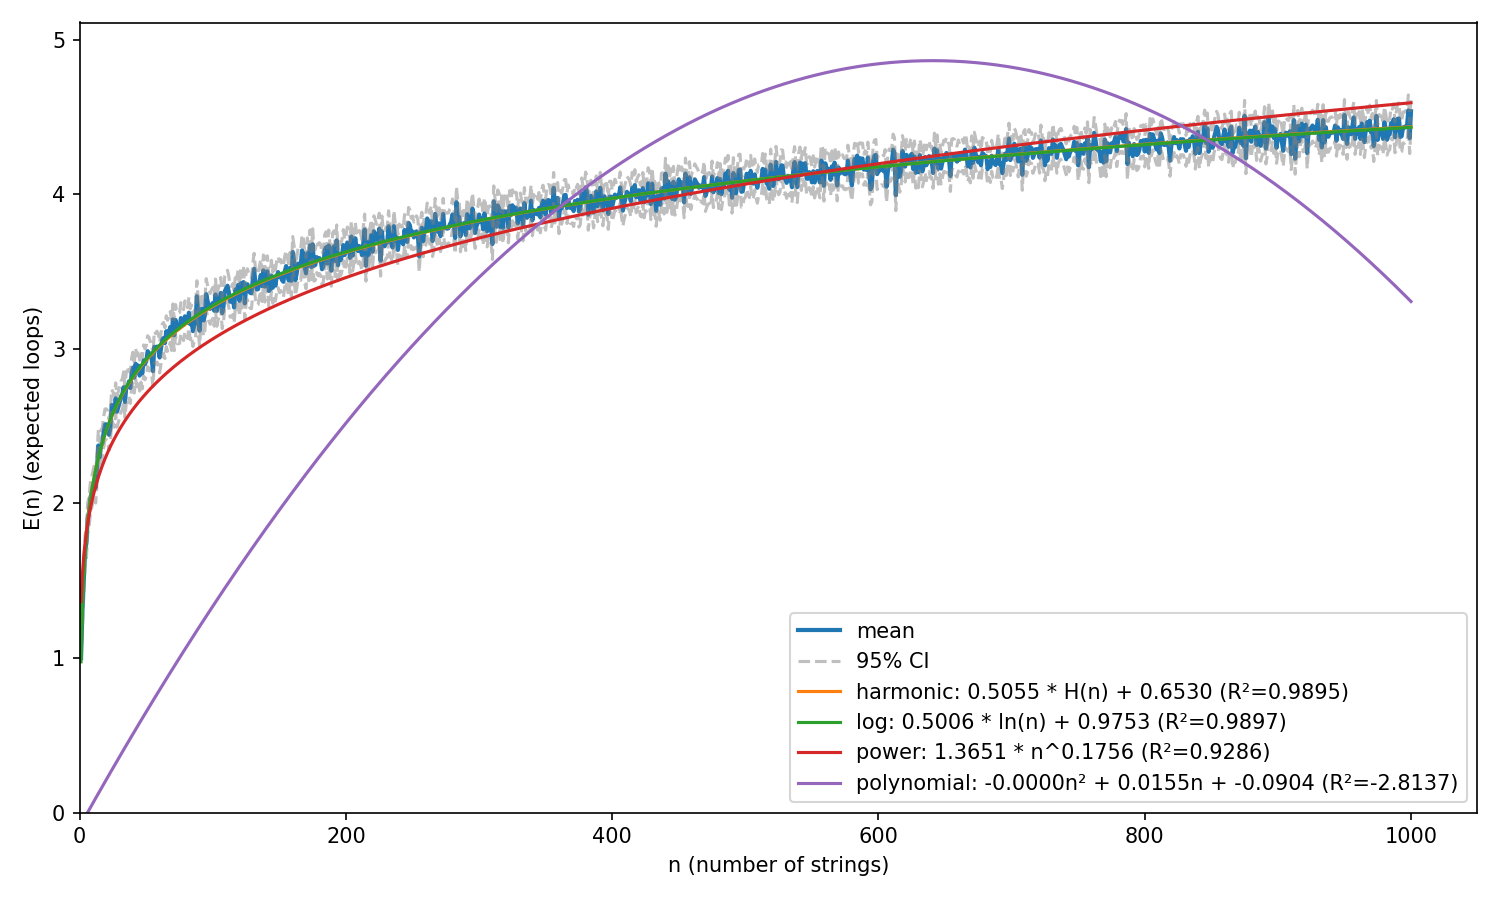

Write Python code to recreate this figure.
import io
import subprocess
import time
import random
import torch
import numpy as np
import pandas as pd
import matplotlib.pyplot as plt
from itertools import batched
from tqdm import tqdm

# --- Simulation logic ---

def perform(n_strings: int) -> int:
  all_ends: list[int] = list(range(2*n_strings))
  end_map: dict[int, int] = {}
  for a, b in batched(all_ends, 2):
    end_map[a] = b
    end_map[b] = a

  result = 0

  while len(all_ends) != 0:
    # Remove a random end from the list
    a = all_ends.pop(random.randrange(len(all_ends)))
    b = all_ends.pop(random.randrange(len(all_ends)))

    # Find the other corresponding end
    a_corresp = end_map[a]

    # If they belong to the same string, then increment result
    if a_corresp == b:
      result += 1
      continue

    b_corresp = end_map[b] # else, merge

    end_map[a_corresp] = b_corresp
    end_map[b_corresp] = a_corresp

  return result


def run_trials_python(
  max_n_strings: int,
  n_trials: int,
) -> pd.DataFrame:
  rows = []
  for n_strings in tqdm(range(1, max_n_strings + 1), desc="Gathering"):
    for _ in range(n_trials):
      rows.append({'x': n_strings, 'y': perform(n_strings)})

  return pd.DataFrame(rows)


def run_trials_cpp(
  max_n_strings: int,
  min_trials: int = 10,
  epsilon: float = 0.1,
  pre_alloc_trials: int = 1000,
) -> pd.DataFrame:
  result = subprocess.run(
    ['./random-ends-v2',
     str(max_n_strings), str(min_trials),
     str(epsilon), str(pre_alloc_trials)],
    stdout=subprocess.PIPE, stderr=None, text=True, check=True,
  )
  return pd.read_csv(io.StringIO(result.stdout))


# --- Hypothesis definitions ---

class HarmonicModel(torch.nn.Module):
  def __init__(self):
    super().__init__()
    self.a = torch.nn.Parameter(torch.tensor(1.0))
    self.b = torch.nn.Parameter(torch.tensor(0.0))
    self._H_cache: torch.Tensor | None = None  # Expensive!

  def forward(self, x: torch.Tensor) -> torch.Tensor:
    if self._H_cache is None or self._H_cache.shape != x.shape:
      self._H_cache = torch.tensor([
        sum(1.0/k for k in range(1, int(n)+1)) for n in x.numpy()
      ])
    return self.a * self._H_cache + self.b

  def pretty(self) -> str:
    return f"{self.a.item():.4f} * H(n) + {self.b.item():.4f}"

class LogModel(torch.nn.Module):
  def __init__(self):
    super().__init__()
    self.a = torch.nn.Parameter(torch.tensor(1.0))
    self.b = torch.nn.Parameter(torch.tensor(0.0))

  def forward(self, x: torch.Tensor) -> torch.Tensor:
    return self.a * torch.log(x) + self.b

  def pretty(self) -> str:
    return f"{self.a.item():.4f} * ln(n) + {self.b.item():.4f}"

class PowerModel(torch.nn.Module):
  def __init__(self):
    super().__init__()
    self.a = torch.nn.Parameter(torch.tensor(1.0))
    self.b = torch.nn.Parameter(torch.tensor(0.5))

  def forward(self, x: torch.Tensor) -> torch.Tensor:
    return self.a * x ** self.b

  def pretty(self) -> str:
    return f"{self.a.item():.4f} * n^{self.b.item():.4f}"

class PolynomialModel(torch.nn.Module):
  def __init__(self):
    super().__init__()
    self.a = torch.nn.Parameter(torch.tensor(0.01))
    self.b = torch.nn.Parameter(torch.tensor(0.1))
    self.c = torch.nn.Parameter(torch.tensor(0.0))

  def forward(self, x: torch.Tensor) -> torch.Tensor:
    return self.a * x**2 + self.b * x + self.c

  def pretty(self) -> str:
    return f"{self.a.item():.4f}n² + {self.b.item():.4f}n + {self.c.item():.4f}"

def fit_hypotheses(
    trials_df: pd.DataFrame,
    models: dict[str, torch.nn.Module],
    lr: float = 0.01,
    epochs: int = 5000,
) -> tuple[pd.DataFrame, pd.DataFrame]:
  plot_df = trials_df.groupby('x')['y'].agg(mean='mean', std='std', count='count').reset_index()
  plot_df['ci95'] = 1.96 * plot_df['std'] / np.sqrt(plot_df['count'])

  x = torch.tensor(plot_df['x'].values, dtype=torch.float32)
  y = torch.tensor(plot_df['mean'].values, dtype=torch.float32)

  meta_rows = []

  for name, model in tqdm(models.items(), desc="Fitting", total=len(models)):
    optimizer = torch.optim.Adam(model.parameters(), lr=lr)
    loss_fn = torch.nn.MSELoss()

    for _ in range(epochs):
      optimizer.zero_grad()
      loss = loss_fn(model(x), y)
      loss.backward()
      optimizer.step()

    with torch.no_grad():
      fitted = model(x)
      ss_res = torch.sum((fitted - y) ** 2).item()
      ss_tot = torch.sum((y - y.mean()) ** 2).item()
      r2 = 1 - ss_res / ss_tot
      plot_df[name] = fitted.numpy()

    pretty = model.pretty()
    print(f"  {name}: {pretty} (R²={r2:.4f})")
    meta_rows.append({'name': name, 'pretty': pretty, 'r2': r2})

  meta_df = pd.DataFrame(meta_rows)
  return plot_df, meta_df


# --- Plotting function ---

def plot(
    plot_df: pd.DataFrame,
    meta_df: pd.DataFrame,
    filename: str,
) -> None:
  plt.figure(figsize=(10, 6))
  plt.plot(plot_df['x'], plot_df['mean'], label='mean', linewidth=2)
  plt.plot(plot_df['x'], plot_df['mean'] + plot_df['ci95'],
           linestyle='--', color='gray', alpha=0.5, label='95% CI')
  plt.plot(plot_df['x'], plot_df['mean'] - plot_df['ci95'],
           linestyle='--', color='gray', alpha=0.5)

  for _, row in meta_df.iterrows():
    label = f"{row['name']}: {row['pretty']} (R²={row['r2']:.4f})"
    plt.plot(plot_df['x'], plot_df[row['name']], label=label)

  plt.xlim(left=0)
  plt.ylim(bottom=0)
  plt.xlabel('n (number of strings)')
  plt.ylabel('E(n) (expected loops)')
  plt.legend()
  plt.tight_layout()
  plt.savefig(filename, dpi=150)
  plt.close()

# --- Main function ---

def main() -> None:
  print("--- Phase 1: Gather data ---")
  start_time = time.time()
  trials_df = run_trials_cpp(1000)
  print(f"  Took {time.time() - start_time:.2f} seconds.")

  print("--- Phase 2: Fit hypotheses ---")
  start_time = time.time()
  models: dict[str, torch.nn.Module] = {
    'harmonic': HarmonicModel(),
    'log': LogModel(),
    'power': PowerModel(),
    'polynomial': PolynomialModel(),
  }
  plot_df, meta_df = fit_hypotheses(trials_df, models)
  print(f"  Took {time.time() - start_time:.2f} seconds.")

  print("--- Phase 3: Plot ---")
  plot(plot_df, meta_df, 'random-ends-v2.png')
  print("  Saved to random-ends-v2.png")


if __name__ == "__main__":
  main()
